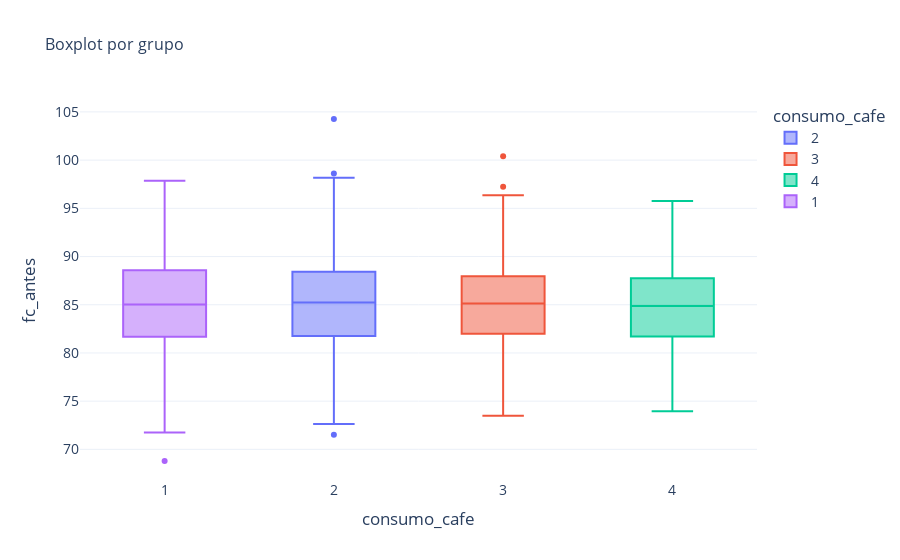

Notebook source saved alongside this figure:
### Markdown cell above
### **<span style="color:#1a73e8;">DATOS INDEPENDIENTES - ANOVA</span>**

### Code cell
boxplot_by_group(df_csv, 'fc_antes', 'consumo_cafe')

### Figure 1 — Plotly figure (JSON) as saved in the notebook; plotly's stock layout.template omitted (floating-point values rounded to 4 significant figures; data arrays with more than 128 entries replaced by an {"elided": "..."} marker saying what was removed)
{"data": [{"alignmentgroup": "True", "boxpoints": "outliers", "hovertemplate": "consumo_cafe=%{x}<br>fc_antes=%{y}<extra></extra>", "legendgroup": "2", "marker": {"color": "#636efa"}, "name": "2", "notched": false, "offsetgroup": "2", "orientation": "v", "showlegend": true, "type": "box", "x": {"elided": "599 int values"}, "x0": " ", "xaxis": "x", "y": {"elided": "599 float values"}, "y0": " ", "yaxis": "y"}, {"alignmentgroup": "True", "boxpoints": "outliers", "hovertemplate": "consumo_cafe=%{x}<br>fc_antes=%{y}<extra></extra>", "legendgroup": "3", "marker": {"color": "#EF553B"}, "name": "3", "notched": false, "offsetgroup": "3", "orientation": "v", "showlegend": true, "type": "box", "x": {"elided": "198 int values"}, "x0": " ", "xaxis": "x", "y": {"elided": "198 float values"}, "y0": " ", "yaxis": "y"}, {"alignmentgroup": "True", "boxpoints": "outliers", "hovertemplate": "consumo_cafe=%{x}<br>fc_antes=%{y}<extra></extra>", "legendgroup": "4", "marker": {"color": "#00cc96"}, "name": "4", "notched": false, "offsetgroup": "4", "orientation": "v", "showlegend": true, "type": "box", "x": [4, 4, 4, 4, 4, 4, 4, 4, 4, 4, 4, 4, 4, 4, 4, 4, 4, 4, 4, 4, 4, 4, 4, 4, 4, 4, 4, 4, 4, 4, 4, 4, 4, 4, 4, 4, 4, 4, 4, 4, 4, 4, 4, 4, 4, 4, 4, 4, 4, 4, 4, 4, 4, 4, 4, 4, 4, 4, 4, 4, 4, 4, 4, 4, 4, 4, 4, 4, 4, 4, 4, 4, 4, 4, 4, 4, 4, 4, 4, 4, 4, 4, 4, 4, 4, 4, 4, 4, 4, 4, 4, 4, 4, 4, 4, 4, 4, 4, 4, 4, 4, 4, 4, 4, 4, 4, 4, 4, 4], "x0": " ", "xaxis": "x", "y": [92.62, 83.83, 87.71, 80.46, 83.87, 86.66, 86.81, 84.82, 82.49, 77.68, 83.29, 86.29, 85.3, 85.5, 76.96, 87.37, 79.04, 80.55, 86.71, 85.07, 84.64, 89.28, 78.77, 85.29, 78.11, 80.31, 87.57, 87.58, 90.68, 88.26, 82.57, 75.66, 76.94, 82.64, 74.87, 78.7, 84.7, 82.8, 85.57, 83.96, 88.74, 85.59, 91.39, 84.35, 81.61, 80.89, 82.47, 77.96, 83.93, 84.9, 87.49, 92.26, 95.77, 80.51, 91.19, 83.76, 82.35, 82.12, 86.56, 90.6, 80.69, 79.81, 94.55, 87.81, 80.85, 86.35, 81.18, 85.09, 73.94, 86.69, 88.63, 85.37, 94.24, 84.88, 83.73, 79.35, 86.63, 78.74, 90.25, 88.72, 81.88, 87.59, 80.38, 88.05, 89.69, 82.61, 80.53, 92.75, 79.39, 82.24, 93.98, 86.43, 84.83, 93.97, 84.92, 87.92, 90.33, 86.84, 83.03, 77.76, 92.2, 84.8, 89.2, 81.74, 87.13, 84.76, 92.52, 83.59, 88.2], "y0": " ", "yaxis": "y"}, {"alignmentgroup": "True", "boxpoints": "outliers", "hovertemplate": "consumo_cafe=%{x}<br>fc_antes=%{y}<extra></extra>", "legendgroup": "1", "marker": {"color": "#ab63fa"}, "name": "1", "notched": false, "offsetgroup": "1", "orientation": "v", "showlegend": true, "type": "box", "x": [1, 1, 1, 1, 1, 1, 1, 1, 1, 1, 1, 1, 1, 1, 1, 1, 1, 1, 1, 1, 1, 1, 1, 1, 1, 1, 1, 1, 1, 1, 1, 1, 1, 1, 1, 1, 1, 1, 1, 1, 1, 1, 1, 1, 1, 1, 1, 1, 1, 1, 1, 1, 1, 1, 1, 1, 1, 1, 1, 1, 1, 1, 1, 1, 1, 1, 1, 1, 1, 1, 1, 1, 1, 1, 1, 1, 1, 1, 1, 1, 1, 1, 1, 1, 1, 1, 1, 1, 1, 1, 1, 1, 1, 1], "x0": " ", "xaxis": "x", "y": [83.83, 85.34, 83.54, 94.26, 75.2, 88.69, 86.62, 71.9, 82.35, 80.99, 77.25, 91.54, 84.61, 85.87, 80.58, 96.57, 81.69, 79.0, 82.63, 81.73, 87.02, 68.79, 79.88, 92.21, 77.82, 83.07, 84.24, 83.99, 88.96, 82.18, 84.91, 95.95, 86.66, 90.9, 89.86, 90.29, 76.21, 74.8, 88.59, 92.51, 88.35, 82.23, 93.22, 81.22, 81.69, 85.24, 85.24, 81.02, 84.22, 86.97, 89.15, 86.18, 90.72, 82.7, 80.72, 85.36, 82.45, 86.89, 88.78, 94.41, 82.87, 97.87, 71.75, 93.76, 86.54, 80.11, 85.93, 87.47, 81.48, 88.54, 89.86, 77.15, 83.76, 87.8, 86.36, 78.62, 85.15, 83.45, 90.16, 92.27, 78.28, 86.91, 86.45, 82.41, 90.94, 88.24, 86.1, 84.52, 84.67, 81.54, 84.77, 77.08, 88.8, 82.14], "y0": " ", "yaxis": "y"}], "layout": {"boxmode": "overlay", "font": {"size": 14}, "legend": {"title": {"text": "consumo_cafe"}, "tracegroupgap": 0}, "title": {"font": {"size": 16}, "text": "Boxplot por grupo"}, "xaxis": {"anchor": "y", "categoryarray": [2, 3, 4, 1], "categoryorder": "array", "domain": [0, 1], "title": {"text": "consumo_cafe"}}, "yaxis": {"anchor": "x", "domain": [0, 1], "title": {"text": "fc_antes"}}}}
